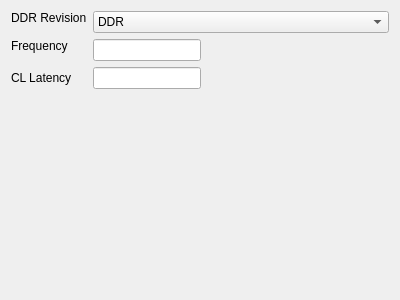
<?xml version="1.0" encoding="UTF-8"?>
<ui version="4.0">
 <class>RAMWidget</class>
 <widget class="QWidget" name="RAMWidget">
  <property name="geometry">
   <rect>
    <x>0</x>
    <y>0</y>
    <width>400</width>
    <height>300</height>
   </rect>
  </property>
  <property name="windowTitle">
   <string>Form</string>
  </property>
  <layout class="QGridLayout" name="gridLayout">
   <item row="0" column="0">
    <layout class="QFormLayout" name="formLayout">
     <item row="0" column="0">
      <widget class="QLabel" name="label">
       <property name="sizePolicy">
        <sizepolicy hsizetype="Fixed" vsizetype="Fixed">
         <horstretch>0</horstretch>
         <verstretch>0</verstretch>
        </sizepolicy>
       </property>
       <property name="text">
        <string>DDR Revision</string>
       </property>
      </widget>
     </item>
     <item row="0" column="1">
      <widget class="QComboBox" name="RAM_Revision">
       <property name="sizePolicy">
        <sizepolicy hsizetype="Preferred" vsizetype="Preferred">
         <horstretch>0</horstretch>
         <verstretch>0</verstretch>
        </sizepolicy>
       </property>
       <item>
        <property name="text">
         <string>DDR</string>
        </property>
       </item>
       <item>
        <property name="text">
         <string>DDR2</string>
        </property>
       </item>
       <item>
        <property name="text">
         <string>DDR3</string>
        </property>
       </item>
       <item>
        <property name="text">
         <string>DDR4</string>
        </property>
       </item>
       <item>
        <property name="text">
         <string>DDR5</string>
        </property>
       </item>
      </widget>
     </item>
     <item row="1" column="0">
      <widget class="QLabel" name="label_2">
       <property name="sizePolicy">
        <sizepolicy hsizetype="Fixed" vsizetype="Fixed">
         <horstretch>0</horstretch>
         <verstretch>0</verstretch>
        </sizepolicy>
       </property>
       <property name="text">
        <string>Frequency</string>
       </property>
      </widget>
     </item>
     <item row="1" column="1">
      <widget class="QLineEdit" name="RAM_Freq">
       <property name="sizePolicy">
        <sizepolicy hsizetype="Fixed" vsizetype="Fixed">
         <horstretch>0</horstretch>
         <verstretch>0</verstretch>
        </sizepolicy>
       </property>
      </widget>
     </item>
     <item row="2" column="0">
      <widget class="QLabel" name="label_3">
       <property name="text">
        <string>CL Latency</string>
       </property>
      </widget>
     </item>
     <item row="2" column="1">
      <widget class="QLineEdit" name="RAM_CL">
       <property name="sizePolicy">
        <sizepolicy hsizetype="Fixed" vsizetype="Fixed">
         <horstretch>0</horstretch>
         <verstretch>0</verstretch>
        </sizepolicy>
       </property>
      </widget>
     </item>
    </layout>
   </item>
  </layout>
 </widget>
 <resources/>
 <connections>
  <connection>
   <sender>RAM_CL</sender>
   <signal>textEdited(QString)</signal>
   <receiver>RAMWidget</receiver>
   <slot>changeCL(QString)</slot>
   <hints>
    <hint type="sourcelabel">
     <x>161</x>
     <y>98</y>
    </hint>
    <hint type="destinationlabel">
     <x>199</x>
     <y>149</y>
    </hint>
   </hints>
  </connection>
  <connection>
   <sender>RAM_Freq</sender>
   <signal>textEdited(QString)</signal>
   <receiver>RAMWidget</receiver>
   <slot>changeFreq(QString)</slot>
   <hints>
    <hint type="sourcelabel">
     <x>161</x>
     <y>60</y>
    </hint>
    <hint type="destinationlabel">
     <x>199</x>
     <y>149</y>
    </hint>
   </hints>
  </connection>
  <connection>
   <sender>RAM_Revision</sender>
   <signal>currentIndexChanged(int)</signal>
   <receiver>RAMWidget</receiver>
   <slot>DDR_R_Change(int)</slot>
   <hints>
    <hint type="sourcelabel">
     <x>126</x>
     <y>22</y>
    </hint>
    <hint type="destinationlabel">
     <x>199</x>
     <y>149</y>
    </hint>
   </hints>
  </connection>
 </connections>
 <slots>
  <slot>changeCL(QString)</slot>
  <slot>changeFreq(QString)</slot>
  <slot>DDR_R_Change(int)</slot>
 </slots>
</ui>
